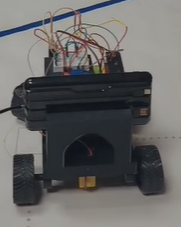
#> input picture media/robot-photos/version1/back.png, 181 x 227 px
$ python -i wall_mask_debug.py   (imports and definitions only)
#> lines starting #> are read from the running program, lines starting #| are printed output that depends on the picture; after the words box and inside, x2 and y2 are one past the last pixel; in counts of white or black regions, pixels touching at a corner belong together
#> further down, picture is the input picture: shape (227, 181, 3); mean B, G, R 102.2, 102.7, 103.3
# wall_mask_debug.py

from datetime import datetime
from pathlib import Path
import time

import cv2
import numpy as np
from picamera2 import Picamera2, Preview

from camera_config import (
    WIDTH,
    HEIGHT,
    MAIN_FORMAT,
    LORES_FORMAT,
    USE_LARGEST_SENSOR_MODE,
    MAX_FOV,
    PREVIEW_TYPE,
)

from color_config import (
    LOWER_BLACK,
    UPPER_BLACK,
    MIN_WALL_AREA,
)


OUTPUT_DIR = Path("debug_wall")
# [1 line not run here, left out]


# [44 lines left out: functions start_camera, get_frame, not called in this run]


def build_black_mask(frame):
    hsv = cv2.cvtColor(frame, cv2.COLOR_BGR2HSV)
#> hsv: shape (227, 181, 3); mean H, S, V 58.2, 30.6, 107.3

    black_mask = cv2.inRange(
        hsv,
        LOWER_BLACK,
        UPPER_BLACK,
    )
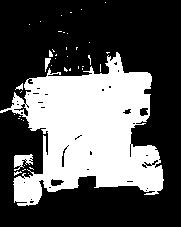
#> black_mask: shape (227, 181); 34.8% white; 41 white regions (36 under 20 px), largest, box (x1, y1, x2, y2) and area: (0, 52, 164, 206) 13879, (14, 154, 33, 171) 185, (45, 58, 51, 72) 47, (15, 83, 23, 90) 28, (49, 50, 53, 57) 21

    # Clean noise
    kernel = np.ones((5, 5), np.uint8)

    black_mask = cv2.morphologyEx(
        black_mask,
        cv2.MORPH_OPEN,
        kernel,
    )
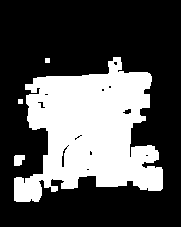
#> black_mask: shape (227, 181); 32.2% white; 4 white regions, box (x1, y1, x2, y2) and area: (14, 57, 163, 202) 13063, (14, 155, 25, 166) 100, (45, 58, 50, 63) 25, (18, 99, 23, 104) 25

    black_mask = cv2.morphologyEx(
        black_mask,
        cv2.MORPH_CLOSE,
        kernel,
    )
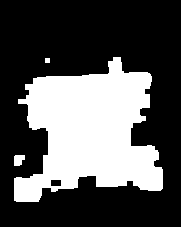
#> black_mask: shape (227, 181); 32.9% white; 3 white regions, box (x1, y1, x2, y2) and area: (14, 57, 163, 202) 13378, (14, 155, 25, 166) 100, (45, 58, 50, 63) 25

    return black_mask


# [162 lines left out: functions analyze_walls, save_debug_images, main, not called in this run]


# [2 lines not run here, left out]

>>> import cv2
>>> picture = cv2.imread('../../media/robot-photos/version1/back.png')
>>> result = build_black_mask(picture)

$ run again, on media/robot-photos/version1/front.png
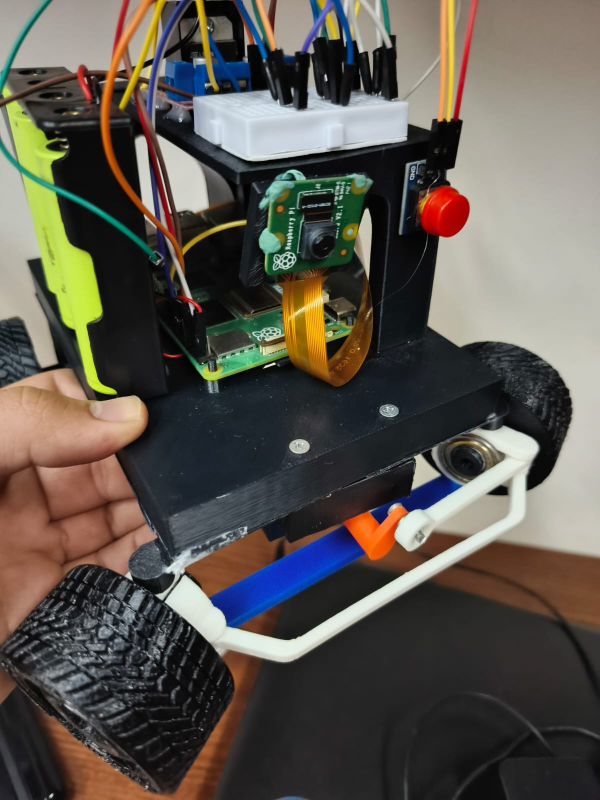
#> input picture media/robot-photos/version1/front.png, 1200 x 1600 px (shown at 1/2 size)
#> picture is the input picture: shape (1600, 1200, 3); mean B, G, R 79, 87.2, 92.7
#> hsv: shape (1600, 1200, 3); mean H, S, V 49.3, 61.4, 100.6
#> in build_black_mask, `black_mask = cv2.inRange( hsv, LOWER_BLACK, UPPER_BLACK, )`:
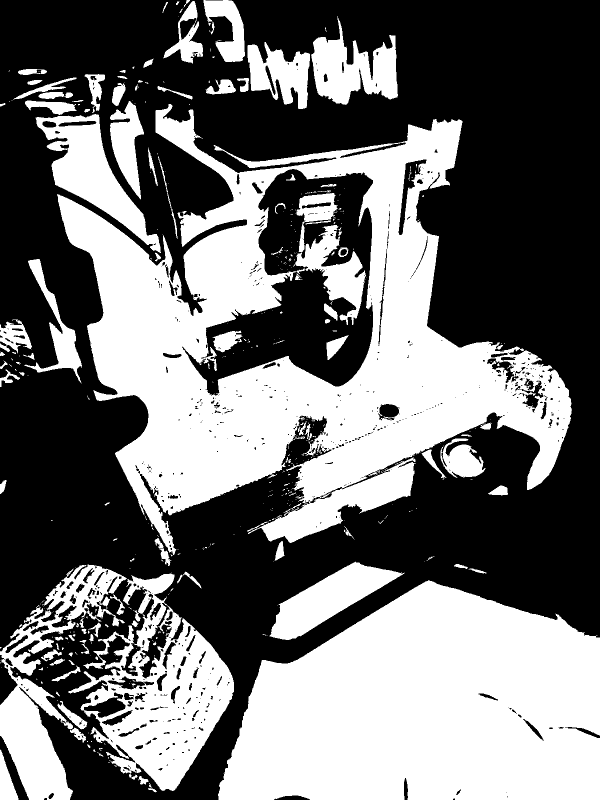
#> black_mask: shape (1600, 1200) (shown at 1/2 size); 44.2% white; 477 white regions (352 under 20 px), largest, box (x1, y1, x2, y2) and area: (114, 208, 1144, 1110) 361732, (436, 1160, 1200, 1600) 256968, (136, 1145, 468, 1582) 59470
#> in build_black_mask, `black_mask = cv2.morphologyEx( black_mask, cv2.MORPH_CLOSE, kernel, )`:
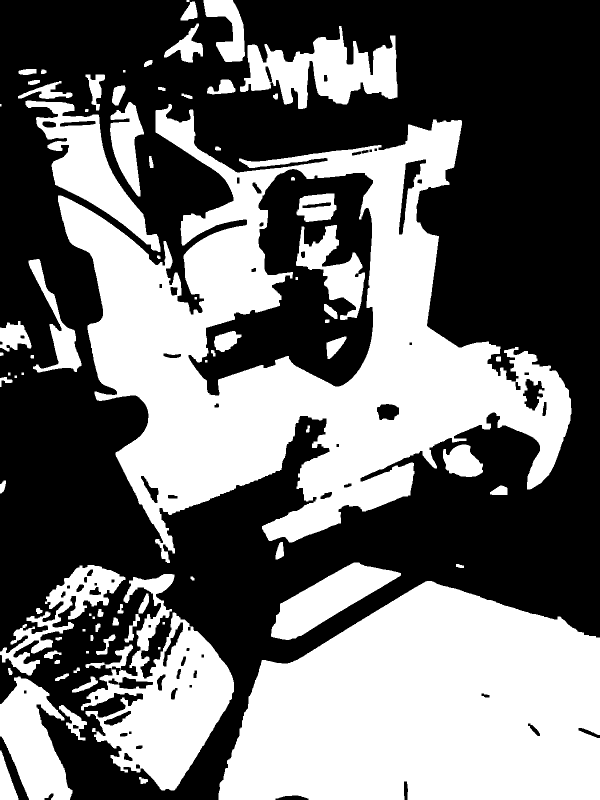
#> black_mask: shape (1600, 1200) (shown at 1/2 size); 43.6% white; 82 white regions (1 under 20 px), largest, box (x1, y1, x2, y2) and area: (116, 208, 1143, 1126) 361636, (437, 1162, 1200, 1600) 257386, (162, 1148, 468, 1581) 57522
